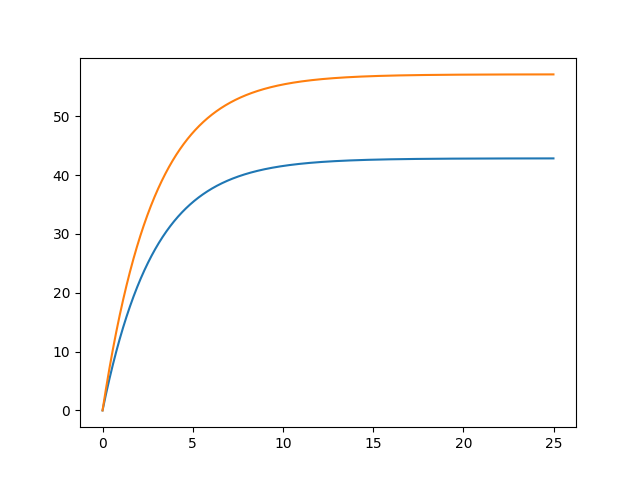

This figure's Python source:
import numpy as np
from scipy.integrate import odeint
import matplotlib.pyplot as plt

t = np.arange(0, 25, 0.01)

def move_func(c, t):
    x, y = c
    dx_dt = (A - x - y) * k1
    dy_dt = (A - x - y) * k2
    return dx_dt, dy_dt

A = 100
x = 0
y = 0
k1 = 0.15
k2 = 0.2

c_0 = x, y

sol = odeint(move_func, c_0, t)
plt.plot(t, sol[:, 0], t, sol[:, 1])
plt.savefig("lab_11_2.png")